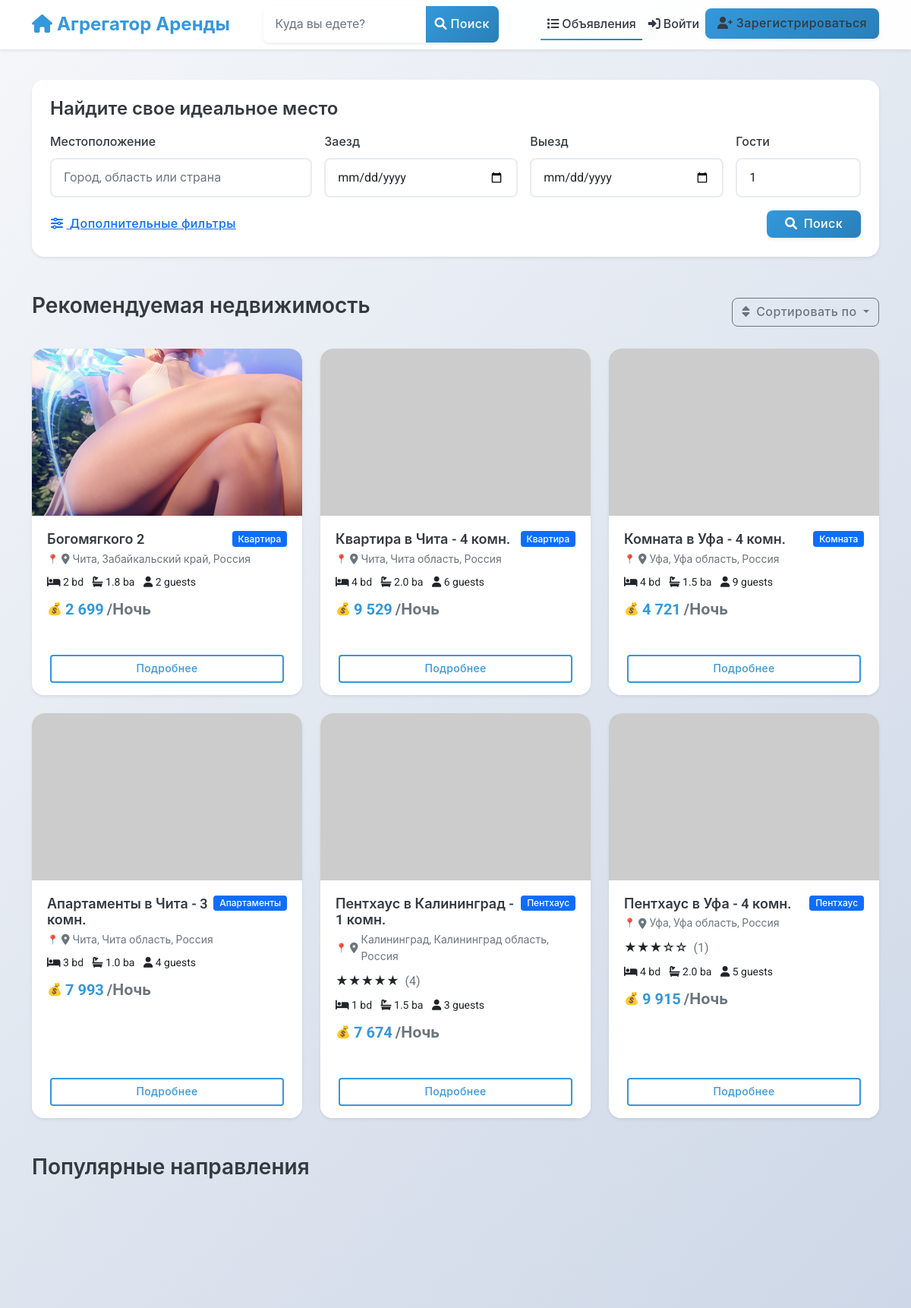
Page /listings/ (upper part) on the earlier database version.
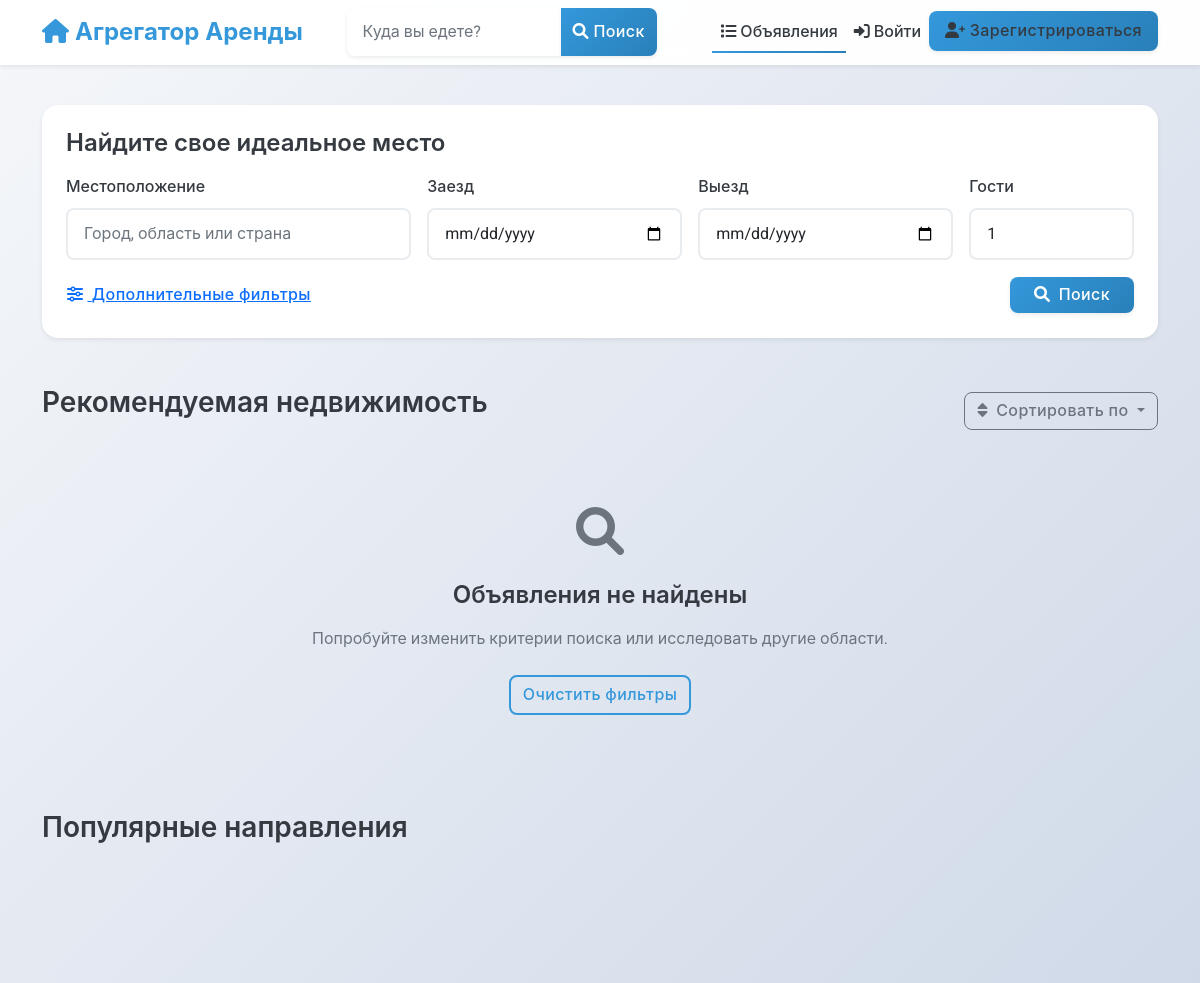
Same page on the later database version.
### listings/models.py (models this page shows, shortened)
class Listing(models.Model):
    title = models.CharField(_("Title"), max_length=100)
    description = models.TextField(_("Description"))
    address = models.CharField(_("Address"), max_length=255)
    city = models.CharField(_("City"), max_length=100)
    state = models.CharField(_("State/Province"), max_length=100)
    country = models.CharField(_("Country"), max_length=100)
    zip_code = models.CharField(_("ZIP/Postal Code"), max_length=20)
    latitude = models.DecimalField(_("Latitude"), max_digits=10, decimal_places=7, null=True, blank=True)
    longitude = models.DecimalField(_("Longitude"), max_digits=10, decimal_places=7, null=True, blank=True)
    price_per_night = models.DecimalField(_("Price per night"), max_digits=10, decimal_places=2)
    cleaning_fee = models.DecimalField(_("Cleaning fee"), max_digits=10, decimal_places=2, default=0)
    service_fee = models.DecimalField(_("Service fee"), max_digits=10, decimal_places=2, default=0)
    bedrooms = models.PositiveSmallIntegerField(_("Bedrooms"))
    bathrooms = models.DecimalField(_("Bathrooms"), max_digits=3, decimal_places=1)
    accommodates = models.PositiveSmallIntegerField(_("Accommodates"))
    property_type = models.CharField(_("Property type"), max_length=50)
    image_urls = models.JSONField(_("Image URLs"), default=list, null=True, blank=True)
    verification_video = models.FileField(
        _("Verification Video"),
        upload_to='verification_videos/',
        null=True,
        blank=True,
        help_text=_("Video proof of property compliance (max 250MB, for moderation only)")
    )
    amenities = models.JSONField(_("Amenities"), default=list)
    house_rules = models.TextField(_("House rules"), blank=True)
    check_in_time = models.TimeField(_("Check-in time"), null=True, blank=True)
    check_out_time = models.TimeField(_("Check-out time"), null=True, blank=True)
    minimum_nights = models.PositiveSmallIntegerField(_("Minimum nights"), default=1)
    maximum_nights = models.PositiveSmallIntegerField(_("Maximum nights"), default=30)
    is_active = models.BooleanField(_("Is active"), default=True)
    is_approved = models.BooleanField(_("Is approved"), default=False)
    host = models.ForeignKey(
        settings.AUTH_USER_MODEL,
        on_delete=models.CASCADE,
        related_name='listings'
    )
    created_at = models.DateTimeField(_("Created at"), auto_now_add=True)
    updated_at = models.DateTimeField(_("Updated at"), auto_now=True)
    class Meta:
        verbose_name = _("Listing")
        verbose_name_plural = _("Listings")
        ordering = ['-created_at', '-id']
        ordering = ['-created_at']
    @property
    def main_image_url(self):
        main_image = self.images.filter(is_main=True).first()
        if main_image:
            return main_image.image.url
        first_image = self.images.first()
        if first_image:
            return first_image.image.url
        if self.image_urls and len(self.image_urls) > 0:
            return self.image_urls[0]
        return "https://via.placeholder.com/800x600.png?text=No+Image+Available"

class ListingImage(models.Model):
    listing = models.ForeignKey(
        Listing,
        on_delete=models.CASCADE,
        related_name='images'
    )
    image = models.ImageField(
        _("Image"),
        upload_to='listing_images/',
        help_text=_("Upload listing image")
    )
    is_main = models.BooleanField(
        _("Main image"),
        default=False,
        help_text=_("Mark as main listing image")
    )
    uploaded_at = models.DateTimeField(_("Uploaded at"), auto_now_add=True)
    class Meta:
        verbose_name = _("Listing Image")
        verbose_name_plural = _("Listing Images")
        ordering = ['-is_main', '-uploaded_at']

### listings/views.py (the view)
# urls.py: path('', views.ListingListView.as_view(), name='listing_list'),
class ListingListView(ListView):
    model = Listing
    template_name = 'listings/listing_list.html'
    context_object_name = 'listings'
    paginate_by = 12
    def get_queryset(self):
        queryset = Listing.objects.filter(
            is_active=True,
            is_approved=True,
            approval_record__status='approved'
        )
        form = ListingSearchForm(self.request.GET)
        if form.is_valid():
            location = form.cleaned_data.get('location')
            if location:
                queryset = queryset.filter(
                    Q(city__icontains=location) |
                    Q(state__icontains=location) |
                    Q(country__icontains=location)
                )
            check_in = form.cleaned_data.get('check_in')
            check_out = form.cleaned_data.get('check_out')
            if check_in and check_out:
                overlapping_bookings = Booking.objects.filter(
                    Q(start_date__lte=check_out, end_date__gte=check_in),
                    status__in=['confirmed', 'pending']
                ).values_list('listing_id', flat=True)
                queryset = queryset.exclude(id__in=overlapping_bookings)
            guests = form.cleaned_data.get('guests')
            if guests:
                queryset = queryset.filter(accommodates__gte=guests)
            min_price = form.cleaned_data.get('min_price')
            if min_price:
                queryset = queryset.filter(price_per_night__gte=min_price)
            max_price = form.cleaned_data.get('max_price')
            if max_price:
                queryset = queryset.filter(price_per_night__lte=max_price)
            property_type = form.cleaned_data.get('property_type')
            if property_type:
                queryset = queryset.filter(property_type=property_type)
            bedrooms = form.cleaned_data.get('bedrooms')
            if bedrooms:
                queryset = queryset.filter(bedrooms__gte=bedrooms)
            bathrooms = form.cleaned_data.get('bathrooms')
            if bathrooms:
                queryset = queryset.filter(bathrooms__gte=bathrooms)
        queryset = queryset.annotate(
            avg_rating=Avg('reviews__rating'),
            review_count=Count('reviews')
        )
        sort_by = self.request.GET.get('sort')
        if sort_by == 'price_asc':
            queryset = queryset.order_by('price_per_night')
        elif sort_by == 'price_desc':
            queryset = queryset.order_by('-price_per_night')
        elif sort_by == 'rating':
            queryset = queryset.order_by('-avg_rating', '-review_count')
        elif sort_by == 'newest':
            queryset = queryset.order_by('-created_at')
        else:
            queryset = queryset.order_by('-created_at')
        return queryset
    def get_context_data(self, **kwargs):
        context = super().get_context_data(**kwargs)
        context['form'] = ListingSearchForm(self.request.GET)
        context['popular_destinations'] = self.get_popular_destinations()
        return context
    def get_popular_destinations(self):
        from datetime import timedelta
        from django.utils import timezone
        from django.db.models import Count, Q
        last_month = timezone.now() - timedelta(days=30)
        popular_cities = Booking.objects.filter(
            created_at__gte=last_month,
            status__in=['confirmed', 'completed']
        ).values(
            'listing__city', 'listing__state', 'listing__country'
        ).annotate(
            booking_count=Count('id'),
            city_name=F('listing__city'),
            state_name=F('listing__state'),
            country_name=F('listing__country')
        ).filter(
            booking_count__gt=0
        ).order_by('-booking_count')[:8]
        destinations_with_images = []
        default_images = [
            "https://images.unsplash.com/photo-1571896349842-33c89424de2d?ixlib=rb-4.0.3&auto=format&fit=crop&w=800&q=80",
            "https://images.unsplash.com/photo-1551698618-1dfe5d97d256?ixlib=rb-4.0.3&auto=format&fit=crop&w=800&q=80",
            "https://images.unsplash.com/photo-1549144511-f099e773c147?ixlib=rb-4.0.3&auto=format&fit=crop&w=800&q=80",
            "https://images.unsplash.com/photo-1581833971358-2c8b550f87b3?ixlib=rb-4.0.3&auto=format&fit=crop&w=800&q=80",
            "https://images.unsplash.com/photo-1520637836862-4d197d17c90a?ixlib=rb-4.0.3&auto=format&fit=crop&w=800&q=80",
            "https://images.unsplash.com/photo-1506905925346-21bda4d32df4?ixlib=rb-4.0.3&auto=format&fit=crop&w=800&q=80",
            "https://images.unsplash.com/photo-1519302959554-a75be0afc82a?ixlib=rb-4.0.3&auto=format&fit=crop&w=800&q=80",
            "https://images.unsplash.com/photo-1542640244-b5d31b9c4d06?ixlib=rb-4.0.3&auto=format&fit=crop&w=800&q=80"
        ]
        for idx, city_data in enumerate(popular_cities):
            destinations_with_images.append({
                'city': city_data['city_name'],
                'state': city_data['state_name'],
                'country': city_data['country_name'],
                'booking_count': city_data['booking_count'],
                'image': default_images[idx % len(default_images)]
            })
        if not destinations_with_images:
            destinations_with_images = [
                {
                    'city': 'Чита',
                    'state': 'Забайкальский край',
                    'country': 'Россия',
                    'booking_count': 0,
                    'image': default_images[0]
                },
                {
                    'city': 'Сочи',
                    'state': 'Краснодарский край',
                    'country': 'Россия',
                    'booking_count': 0,
                    'image': default_images[1]
                },
                {
                    'city': 'Казань',
                    'state': 'Татарстан',
                    'country': 'Россия',
                    'booking_count': 0,
                    'image': default_images[2]
                },
                {
                    'city': 'Екатеринбург',
                    'state': 'Свердловская область',
                    'country': 'Россия',
                    'booking_count': 0,
                    'image': default_images[3]
                }
            ]
        return destinations_with_images

### listings/templatetags/listing_extras.py (called while the page is built)
@register.filter
def star_rating(rating):
    if not rating:
        return ""
    full_stars = int(rating)
    half_star = 1 if rating - full_stars >= 0.5 else 0
    empty_stars = 5 - full_stars - half_star
    stars = "★" * full_stars + "☆" * half_star + "☆" * empty_stars
    return mark_safe(stars)

@register.filter
def currency(value):
    try:
        return f"{int(float(value)):,}".replace(",", " ")
    except (ValueError, TypeError):
        return value

### listings/templates/listings/listing_list.html (shortened to what the changed rows need)
{% extends 'base.html' %}
{% load static %}
{% load listing_extras %}
{% block content %}
<div class="container">
    <section class="mb-5">
        {% if listings %}
            <div class="row row-cols-1 row-cols-md-2 row-cols-lg-3 g-4">
                {% for listing in listings %}
                <div class="col">
                    <div class="card h-100 shadow-sm listing-card">
                        <a href="{% url 'listings:listing_detail' pk=listing.id %}" class="text-decoration-none">
                            <img src="{{ listing.main_image_url }}" class="card-img-top" alt="{{ listing.title }}">
                        </a>
                        <div class="card-body">
                            <div class="d-flex justify-content-between align-items-start">
                                <h5 class="card-title mb-1">{{ listing.title }}</h5>
                                <span class="badge bg-primary">{{ listing.property_type|title }}</span>
                            </div>
                            <p class="listing-location text-muted mb-2">
                                <i class="fas fa-map-marker-alt"></i> {{ listing.city }}, {{ listing.state }}, {{ listing.country }}
                            </p>
                            {% if listing.avg_rating %}
                            <div class="mb-2">
                                {{ listing.avg_rating|star_rating }}
                                <span class="text-muted ms-1">({{ listing.review_count }})</span>
                            </div>
                            {% endif %}
                            <div class="mb-2 amenities">
                                <span class="me-2"><i class="fas fa-bed"></i> {{ listing.bedrooms }} bd</span>
                                <span class="me-2"><i class="fas fa-bath"></i> {{ listing.bathrooms }} ba</span>
                                <span><i class="fas fa-user"></i> {{ listing.accommodates }} guests</span>
                            </div>
                            <p class="listing-price card-text">{{ listing.price_per_night|currency }} <span class="text-muted">/Ночь</span></p>
                        </div>
                        <div class="card-footer bg-white border-top-0">
                            <a href="{% url 'listings:listing_detail' pk=listing.id %}" class="btn btn-sm btn-outline-primary w-100">
                                Подробнее
                            </a>
                        </div>
                    </div>
                </div>
                {% endfor %}
            </div>
        {% else %}
            <div class="text-center py-5">
                <div class="mb-4">
                    <i class="fas fa-search fa-3x text-muted"></i>
                </div>
                <h4>Объявления не найдены</h4>
                <p class="text-muted">Попробуйте изменить критерии поиска или исследовать другие области.</p>
                <a href="{% url 'listings:listing_list' %}" class="btn btn-outline-primary mt-2">
                    Очистить фильтры
                </a>
            </div>
        {% endif %}
    </section>
</div>
{% endblock %}

Differences in the rows shown:
removed Listing: main_image_url (picture), title "Богомягкого 2", property_type "Квартира", city "Чита", state "Забайкальский край", country "Россия", bedrooms "2", bathrooms "1.8", accommodates "2", price_per_night "2 699"
removed Listing: title "Квартира в Чита - 4 комн.", property_type "Квартира", city "Чита", state "Чита область", country "Россия", bedrooms "4", bathrooms "2.0", accommodates "6", price_per_night "9 529"
removed Listing: title "Комната в Уфа - 4 комн.", property_type "Комната", city "Уфа", state "Уфа область", country "Россия", bedrooms "4", bathrooms "1.5", accommodates "9", price_per_night "4 721"
removed Listing: title "Апартаменты в Чита - 3 комн.", property_type "Апартаменты", city "Чита", state "Чита область", country "Россия", bedrooms "3", bathrooms "1.0", accommodates "4", price_per_night "7 993"
removed Listing: title "Пентхаус в Калининград - 1 комн.", property_type "Пентхаус", city "Калининград", state "Калининград область", country "Россия", avg_rating|star_rating "★★★★★", review_count "4", bedrooms "1", bathrooms "1.5", accommodates "3", price_per_night "7 674"
removed Listing: title "Пентхаус в Уфа - 4 комн.", property_type "Пентхаус", city "Уфа", state "Уфа область", country "Россия", avg_rating|star_rating "★★★☆☆", review_count "1", bedrooms "4", bathrooms "2.0", accommodates "5", price_per_night "9 915"
Other differences:
text now shown: "Объявления не найдены Попробуйте изменить критерии поиска или исследовать другие области. Очистить фильтры"
